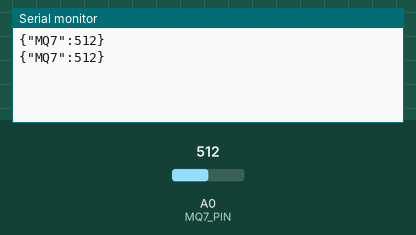
A sketch run on a simulated Arduino Uno, built with avr-gcc and run on an emulated ATmega328P. On the bench: the last lines printed to the serial monitor. The inputs (shaded band) are chosen by the test bench; at power-on: A0 (MQ7_PIN) = 512.

Above: at 1.8 s.
1.9 s: A0 (MQ7_PIN) set to 716
At 2.8 s:
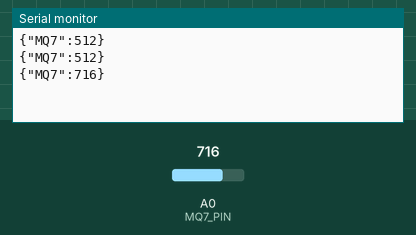
3.4 s: A0 (MQ7_PIN) set to 900
At 4.9 s:
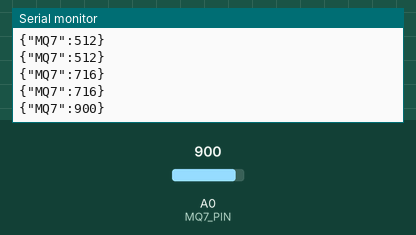
Timing chart, 0 to 6.4 s (numbered marks = the images above; inputs shaded):
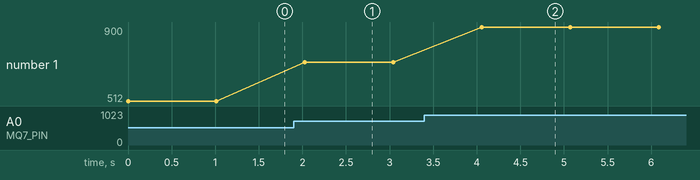

The sketch:

MQ7_CO_GAS_ATMEGA_IOT.ino
```cpp
#include "DHT.h"
#include "SoftwareSerial.h"


#define MQ7_PIN A0

SoftwareSerial esp(3, 2); // RX, TX


void setup() {
  // initialize serial for debugging
  Serial.begin(9600);
  esp.begin(9600);


}

void loop() {

  int MQ7 = analogRead(MQ7_PIN);
  String payload = "{\"MQ7\":" + String(MQ7) + "}";
  Serial.println(payload);

  esp.println(payload);
  delay(1000);
}
```

Measured:
- after the input at 1.9 s, the serial monitor: prints a new line after 0.13 s (image 1)
- after the input at 3.4 s, the serial monitor: prints a new line after 0.66 s (image 2)
- plotted number 1: 512 → 716 after the input at 1.9 s, 716 → 900 after the input at 3.4 s
